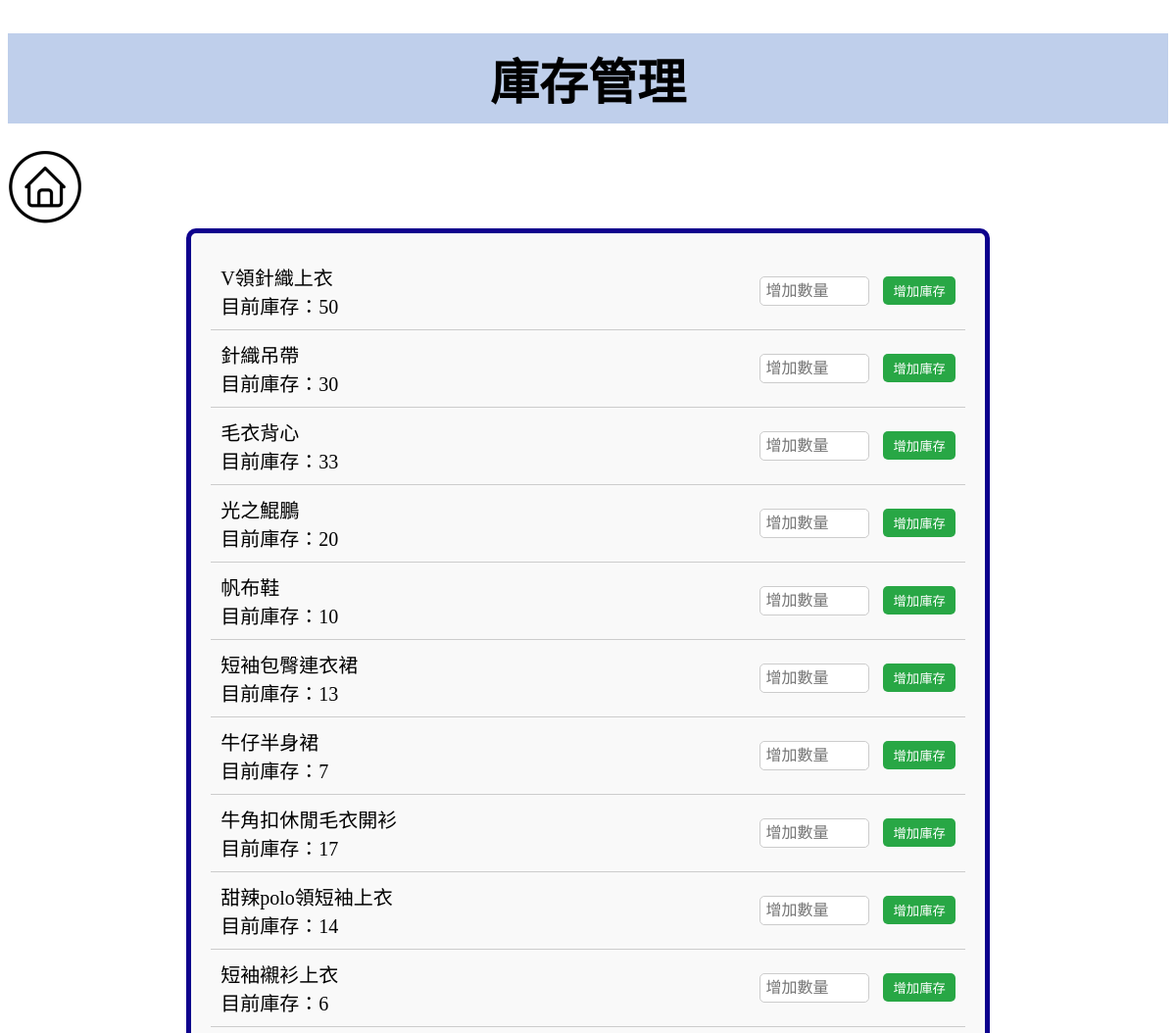
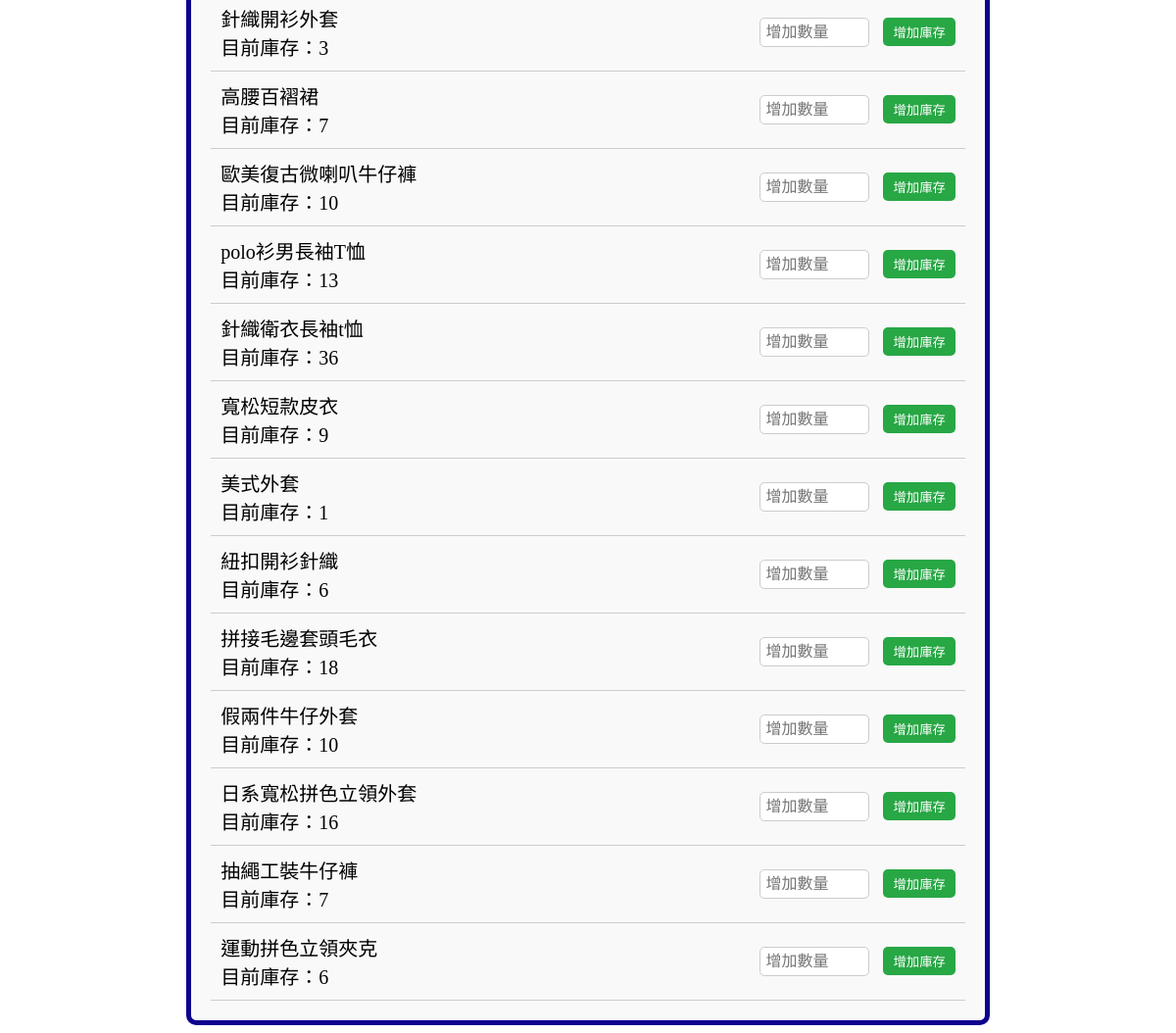
The app's page /inventory/, older data (2 pictures, top to bottom).
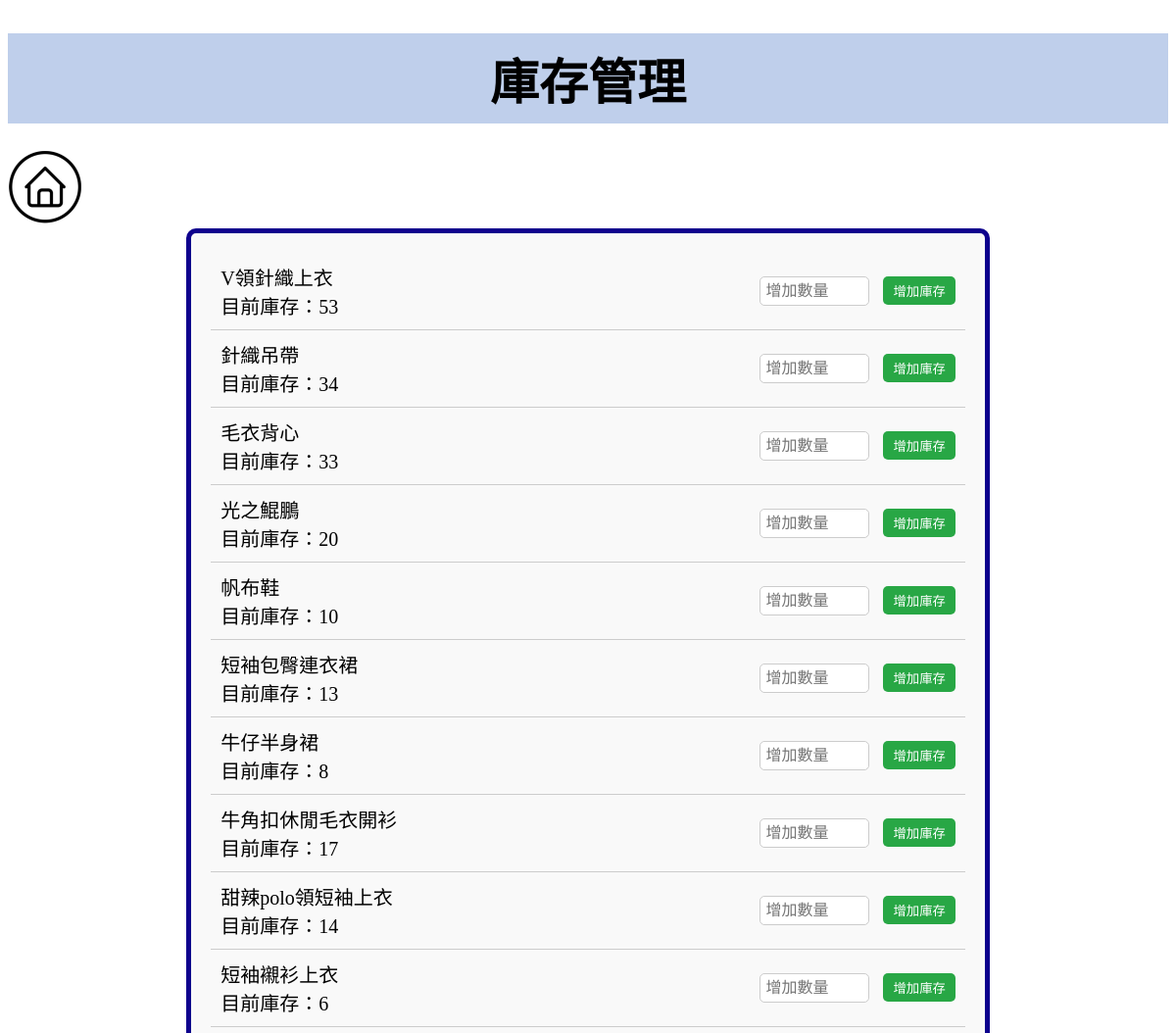
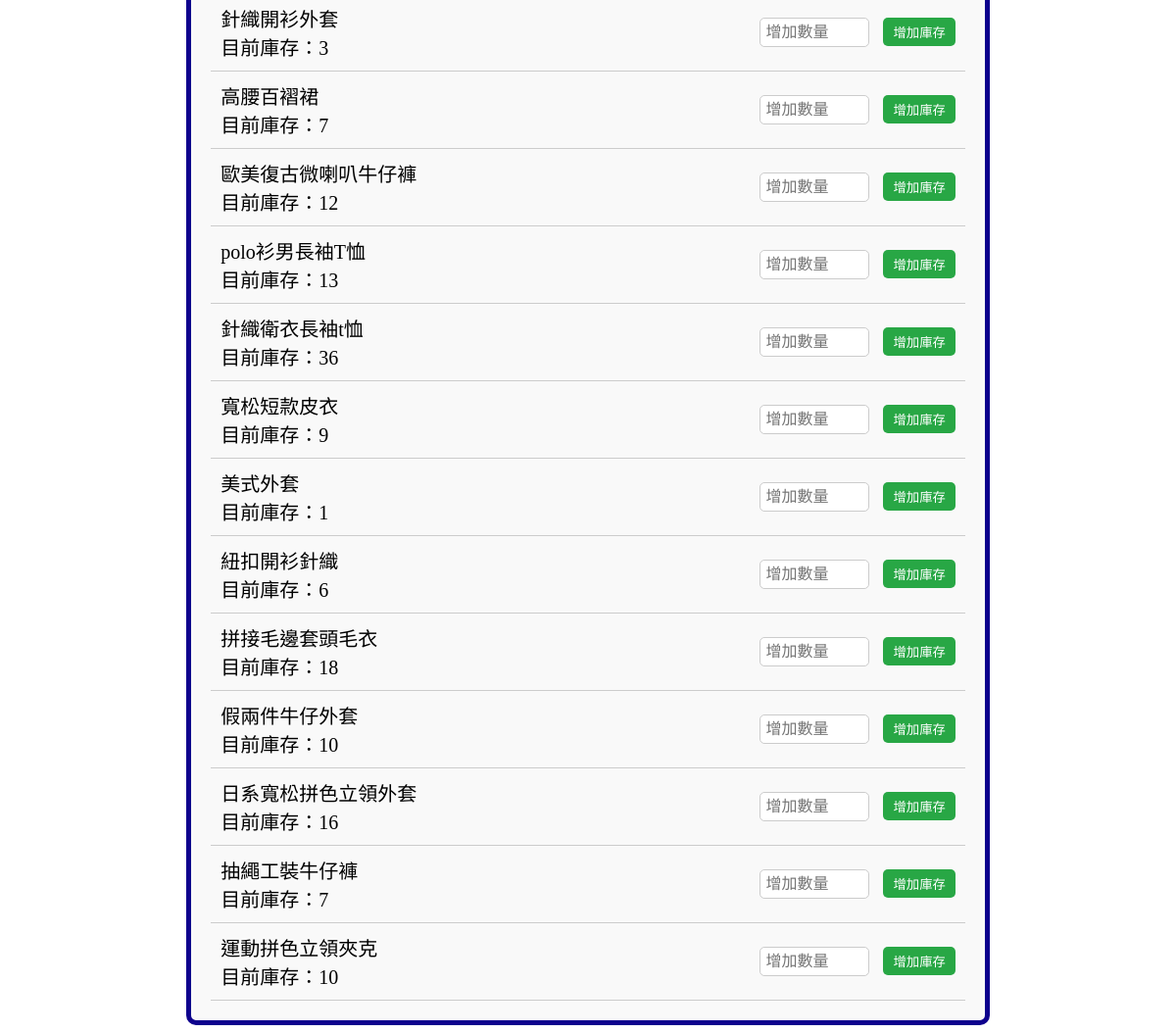
The same page, newer data (2 pictures, top to bottom).
### mysite/models.py (models this page shows, shortened)
class Product(models.Model):
    name = models.CharField(max_length=100)
    image = models.ImageField(upload_to='product_images/', default='default.jpg')  # 定義默認值
    price = models.CharField(max_length=20,default='0')
    color = models.CharField(max_length=20,default='商品顏色')
    description = models.TextField()
    quantity = models.IntegerField(default=0)
    category = models.CharField(max_length=10,default="man")

### mysite/views.py (the view)
# urls.py: path('inventory/', mv.inventory, name='inventory'),
def inventory(request):
    products = Product.objects.all()
    return render(request, 'inventory.html', {'products': products})

### templates/inventory.html (shortened to what this page needs)
{% load static %}
<!DOCTYPE html>
<html lang="zh-Hant">
<head>
    <link rel="stylesheet" href="{% static 'css/inventory.css' %}">
</head>
<body>
    <h1 class="title">庫存管理</h1>
    <a href="{% url 'home' %}">
        <img id="house" src="{% static 'images/house.png' %}" alt="">
        </a>
    <div class="products">
        {% for product in products %}
        <div class="product">
            <div class="product-info">
                <p class="product-name">{{ product.name }}</p>
                <p class="product-stock">目前庫存：{{ product.quantity }}</p>
            </div>
            <div class="product-actions">
                <form action="{% url 'add_stock' product.id %}" method="post">
                    <input type="number" name="quantity" min="1" placeholder="增加數量">
                    <button type="submit">增加庫存</button>
                </form>
            </div>
        </div>
        {% endfor %}
    </div>
</body>
</html>

Row changes from the older to the newer data that the page shows:
changed Product "V領針織上衣": quantity "50" → "53"
changed Product "針織吊帶": quantity "30" → "34"
changed Product "牛仔半身裙": quantity "7" → "8"
changed Product "歐美復古微喇叭牛仔褲": quantity "10" → "12"
changed Product "運動拼色立領夾克": quantity "6" → "10"
